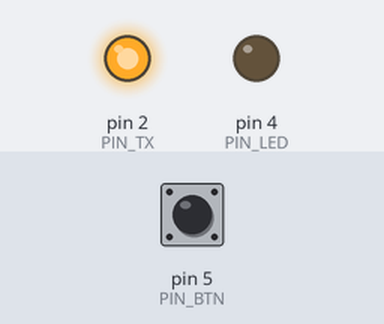
This sketch was run on a simulated Arduino Uno, built with avr-gcc and run on an emulated ATmega328P. Shown: output pins drawn as LEDs (lit = HIGH). Dashed ring = blinking. Inputs (shaded band) come from the test bench; at power-on: pin 5 (PIN_BTN) LOW. What the sketch prints to the serial monitor is not drawn.

Above: at 1.2 s.
1.3 s: pin 5 (PIN_BTN) pulled HIGH for 0.15 s
At 3.3 s:
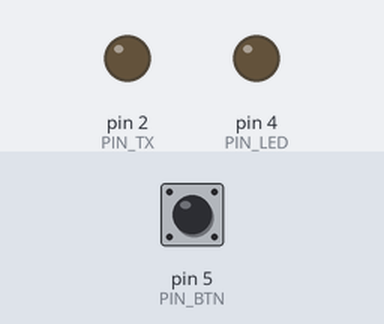
4.4 s: pin 5 (PIN_BTN) pulsed HIGH 5 times (0.12 s each, 0.3 s apart)
At 4.46 s:
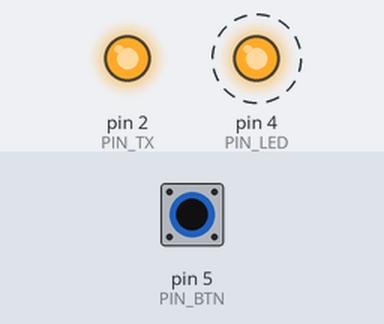
At 5.36 s:
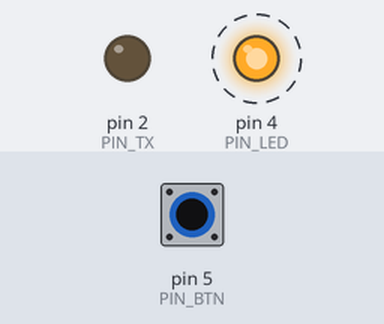
Timing chart, 0 to 13.4 s (numbered marks = the images above; inputs shaded):
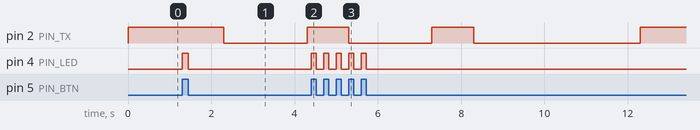

The sketch:

francavilla_Andrea_tx3.ino
```cpp
#define PIN_TX 2
#define PIN_BTN 5
#define PIN_LED 4

#define bigEndian 1
#define Tb 1000
#define Nb 8

const char* message = "Hello world!\n";
int messageIndex = 0;
bool transmitActive = false;
bool buttonPressed = false;
long press_time = 0;

const char parity = 'N';

typedef enum {
  Idle,
  Start,
  Data,
  Parity,
  Stop1,
  Stop2
} State;

void setup() {
  pinMode(PIN_TX, OUTPUT);
  Serial.begin(9600);
  Serial.print("\ninit\n");
  digitalWrite(PIN_TX, HIGH);

  pinMode(PIN_BTN, INPUT);
  pinMode(PIN_LED, OUTPUT);
}

void loop() {
  buttonLogic();

  if (transmitActive && messageIndex < strlen(message)) {
    txMachine(true, message[messageIndex]);
  } else if (messageIndex >= strlen(message)) {
    transmitActive = false;
    messageIndex = 0;
  }
}

void buttonLogic() {
  int btn_state = digitalRead(PIN_BTN);

  if (btn_state == HIGH && !buttonPressed) {
    // Bottone appena premuto
    buttonPressed = true;
    press_time = millis();
    digitalWrite(PIN_LED, HIGH);

    // Inizia la trasmissione solo se non è già attiva
    if (!transmitActive) {
      transmitActive = true;
      messageIndex = 0;
    }
  }
  else if (btn_state == LOW && buttonPressed) {
    // Bottone rilasciato
    buttonPressed = false;
    digitalWrite(PIN_LED, LOW);
  }
  else if (buttonPressed && (millis() - press_time >= 500)) {
    // Mantieni LED acceso per 500ms
    digitalWrite(PIN_LED, LOW);
  }
}

void txMachine(bool new_data, int wanted_tx) {
  static int current_bit = 0;
  static long time = 0;
  static State current_state = Idle;
  static int data = 0x0;

  if (millis() - time < Tb) {
    return;
  }
  time = millis();

  State future_state = current_state;

  switch(current_state) {
    case Idle:
      if (new_data) {
        data = wanted_tx;
        future_state = Start;
        Serial.print("\nTx char: ");
        Serial.print((char)data);
        Serial.print(" (");
        Serial.print(data, HEX);
        Serial.println(")");
      }
      break;

    case Start:
      transmitBit(0);
      future_state = Data;
      current_bit = 0;
      break;

    case Data:
      handleDataTx(data, current_bit);
      if (current_bit == Nb - 1) {
        future_state = Parity;
      }
      current_bit++;
      break;

    case Parity:
      handleParity(data);
      future_state = Stop1;
      break;

    case Stop1:
      transmitBit(1);
      future_state = Stop2;
      break;

    case Stop2:
      transmitBit(1);
      future_state = Idle;
      messageIndex++; // Passa al prossimo carattere
      break;
  }

  current_state = future_state;
}

void transmitBit(int bit) {
  digitalWrite(PIN_TX, bit);
  Serial.print(bit);
}

void handleDataTx(int data, int current_bit) {
  #ifdef bigEndian
  int bit = extractBit(data, Nb - current_bit - 1);
  #else
  int bit = extractBit(data, current_bit);
  #endif
  transmitBit(bit);
}

int extractBit(int data, int numBit) {
  int mask = 0b1 << numBit;
  return (data & mask) ? 1 : 0;
}

void handleParity(int data) {
  int p = 0;
  if (parity == 'O') {
    p = 1;
  }
  for (int i = 0; i < Nb; i++) {
    p = p ^ extractBit(data, i);
  }
  transmitBit(p);
}
```

Measured:
- after the input at 1.3 s, pin 2 (PIN_TX): HIGH → LOW after 1.0 s, → HIGH 2.0 s later; pin 4 (PIN_LED): LOW → HIGH at once, → LOW 0.15 s later
- after the input at 4.4 s, pin 4 (PIN_LED): alternates HIGH for 0.12 s and LOW for 0.18 s, 10 changes in all, then stays LOW, starting at once
